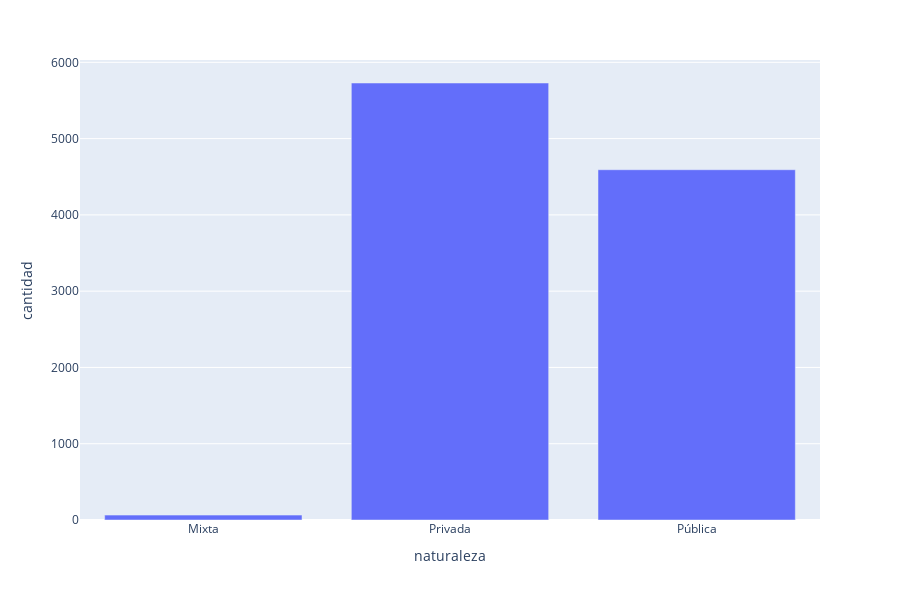

The code cell stored with this chart in its notebook:
### Code cell
fig = px.bar(grouped, y='cantidad', x='naturaleza')
# fig.update_traces(texttemplate='%{text:.2s}', textposition='outside')
# fig.update_layout(uniformtext_minsize=8, uniformtext_mode='hide')
fig.show()

### Figure 1 — Plotly figure (JSON) as saved in the notebook; plotly's stock layout.template omitted (floating-point values rounded to 4 significant figures)
{"data": [{"alignmentgroup": "True", "hoverlabel": {"namelength": 0}, "hovertemplate": "naturaleza=%{x}<br>cantidad=%{y}", "legendgroup": "", "marker": {"color": "#636efa"}, "name": "", "offsetgroup": "", "orientation": "v", "showlegend": false, "textposition": "auto", "type": "bar", "x": ["Mixta", "Privada", "Pública"], "xaxis": "x", "y": [64, 5729, 4592], "yaxis": "y"}], "layout": {"barmode": "relative", "height": 600, "legend": {"tracegroupgap": 0}, "margin": {"t": 60}, "xaxis": {"anchor": "y", "domain": [0, 1], "title": {"text": "naturaleza"}}, "yaxis": {"anchor": "x", "domain": [0, 1], "title": {"text": "cantidad"}}}}
